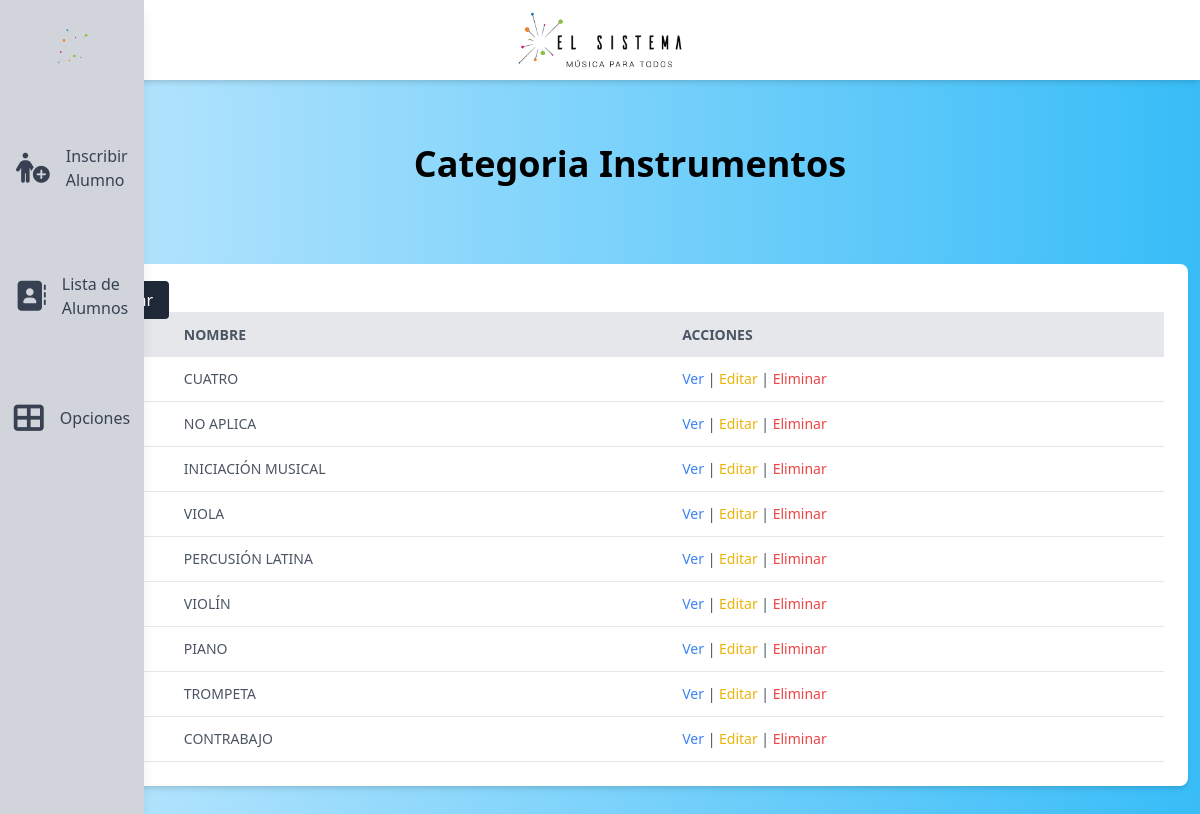
/categorias-instrumentos/, run on the app's committed database.
### matricula/models.py (models this page shows)
class CategoriaInstrumento(models.Model):
    nombre = models.CharField(max_length=128, blank=True, null=True)

### matricula/views.py (the view)
# urls.py: path('categorias-instrumentos/', categorias_instrumentos, name='categorias-instrumentos'),
def categorias_instrumentos(request):
    title = 'Categoria Instrumentos'
    query = CategoriaInstrumento.objects.all()
    entries = [model_to_dict(i) for i in query]
    return render(request, 'administrador/table.html', {'title': title, 'entries': entries, 'first_entry': entries[0] if len(entries) > 0 else None})

### matricula/templates/administrador/table.html (shortened to what this page needs)
{% extends "administrador/layout.html" %}
{% block body %}
<div class="flex flex-col justify-center items-center h-[10rem]">
    <h1 class="text-4xl text-center font-bold mb-4 capitalize ">{{ title }}</h1>
</div>
<div class="bg-white shadow-md rounded-lg p-6 m-3 mb-9 " id="section-table">
    <a id="crear-btn" class="bg-gray-800 text-white px-4 py-2 my-2 rounded" href="#">
        Crear
    </a>
    <div class="overflow-x-auto">
        <table class="min-w-full table-auto" id="entry-table">
            <thead>
                <tr class="bg-gray-200 text-gray-600 uppercase text-sm leading-normal">
                    {% if first_entry %}
                        {% for field_name, field_value in first_entry.items %}
                            {% if field_name == "id" %}
                                <th class="py-3 px-6 text-center" width="25">
                                </th>
                            {% else %}
                                <th class="py-3 px-6 text-left">
                                    {{ field_name }}
                                </th>
                            {% endif %}
                        {% endfor %}
                        <th class="py-3 px-6 text-left">Acciones</th>
                    {% else %}
                        <th>Sin registros</th>
                    {% endif %}
                </tr>
            </thead>
            <tbody class="text-gray-600 text-sm font-light">
                {% for entry in entries %}
                    <tr class="border-b border-gray-200 hover:bg-sky-100 " onclick="goToURL(window.location + '{{ entry.id }}')">
                        {% for field_name, field_value in entry.items %}
                            <td class="py-3 px-6 text-left">
                                {{ field_value }}
                            </td>
                        {% empty %}
                            <td class="py-3 px-6 text-left"> Sin registros </td>
                        {% endfor %}
                        <td class="py-3 px-6 text-left">
                            <a href="#" class="text-blue-500 hover:underline">Ver</a> |
                            <a href="#" class="text-yellow-500 hover:underline">Editar</a> |
                            <a href="#" class="text-red-500 hover:underline">Eliminar</a>
                        </td>
                    </tr>
                {% endfor %}
            </tbody>
        </table>
    </div>
</div>
{% endblock %}

### data on the page
CategoriaInstrumento: entry "CUATRO"
CategoriaInstrumento: entry "NO APLICA"
CategoriaInstrumento: entry "INICIACIÓN MUSICAL"
CategoriaInstrumento: entry "VIOLA"
CategoriaInstrumento: entry "PERCUSIÓN LATINA"
CategoriaInstrumento: entry "VIOLÍN"
CategoriaInstrumento: entry "PIANO"
CategoriaInstrumento: entry "TROMPETA"
CategoriaInstrumento: entry "CONTRABAJO"

### other printed values
{{ title }} "Categoria Instrumentos"
{{ field_name }} "NOMBRE"
{{ field_value }} "2"
